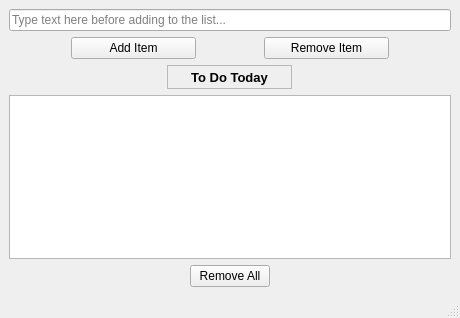
<?xml version="1.0" encoding="UTF-8"?>
<ui version="4.0">
 <class>MainWindow</class>
 <widget class="QMainWindow" name="MainWindow">
  <property name="geometry">
   <rect>
    <x>0</x>
    <y>0</y>
    <width>460</width>
    <height>318</height>
   </rect>
  </property>
  <property name="windowTitle">
   <string>MainWindow</string>
  </property>
  <widget class="QWidget" name="centralwidget">
   <layout class="QVBoxLayout" name="verticalLayout_2">
    <item>
     <layout class="QVBoxLayout" name="verticalLayout">
      <item>
       <widget class="QLineEdit" name="lineEdit">
        <property name="toolTip">
         <string extracomment="Type text to add to the list below">Type text to add to the list below</string>
        </property>
        <property name="placeholderText">
         <string extracomment="Type text here before adding to the list...">Type text here before adding to the list...</string>
        </property>
       </widget>
      </item>
      <item>
       <layout class="QHBoxLayout" name="horizontalLayout">
        <item>
         <widget class="QPushButton" name="addItemButton">
          <property name="maximumSize">
           <size>
            <width>125</width>
            <height>16777215</height>
           </size>
          </property>
          <property name="toolTip">
           <string extracomment="Click to add typed text to list">Click to add typed text to list</string>
          </property>
          <property name="text">
           <string>Add Item</string>
          </property>
         </widget>
        </item>
        <item>
         <widget class="QPushButton" name="removeItemButton">
          <property name="maximumSize">
           <size>
            <width>125</width>
            <height>16777215</height>
           </size>
          </property>
          <property name="toolTip">
           <string extracomment="Click to remove selected item">Click to remove selected item</string>
          </property>
          <property name="text">
           <string>Remove Item</string>
          </property>
         </widget>
        </item>
       </layout>
      </item>
      <item alignment="Qt::AlignHCenter">
       <widget class="QLabel" name="label">
        <property name="minimumSize">
         <size>
          <width>125</width>
          <height>0</height>
         </size>
        </property>
        <property name="maximumSize">
         <size>
          <width>125</width>
          <height>16777215</height>
         </size>
        </property>
        <property name="font">
         <font>
          <pointsize>10</pointsize>
          <bold>true</bold>
         </font>
        </property>
        <property name="autoFillBackground">
         <bool>false</bool>
        </property>
        <property name="frameShape">
         <enum>QFrame::StyledPanel</enum>
        </property>
        <property name="frameShadow">
         <enum>QFrame::Raised</enum>
        </property>
        <property name="lineWidth">
         <number>2</number>
        </property>
        <property name="midLineWidth">
         <number>1</number>
        </property>
        <property name="text">
         <string>To Do Today</string>
        </property>
        <property name="scaledContents">
         <bool>true</bool>
        </property>
        <property name="alignment">
         <set>Qt::AlignBottom|Qt::AlignHCenter</set>
        </property>
       </widget>
      </item>
      <item>
       <widget class="QListWidget" name="listWidget"/>
      </item>
     </layout>
    </item>
    <item alignment="Qt::AlignHCenter">
     <widget class="QPushButton" name="removeAllButton">
      <property name="minimumSize">
       <size>
        <width>0</width>
        <height>0</height>
       </size>
      </property>
      <property name="maximumSize">
       <size>
        <width>200</width>
        <height>16777215</height>
       </size>
      </property>
      <property name="text">
       <string>Remove All</string>
      </property>
     </widget>
    </item>
   </layout>
  </widget>
  <widget class="QStatusBar" name="statusbar"/>
 </widget>
 <resources/>
 <connections/>
</ui>
